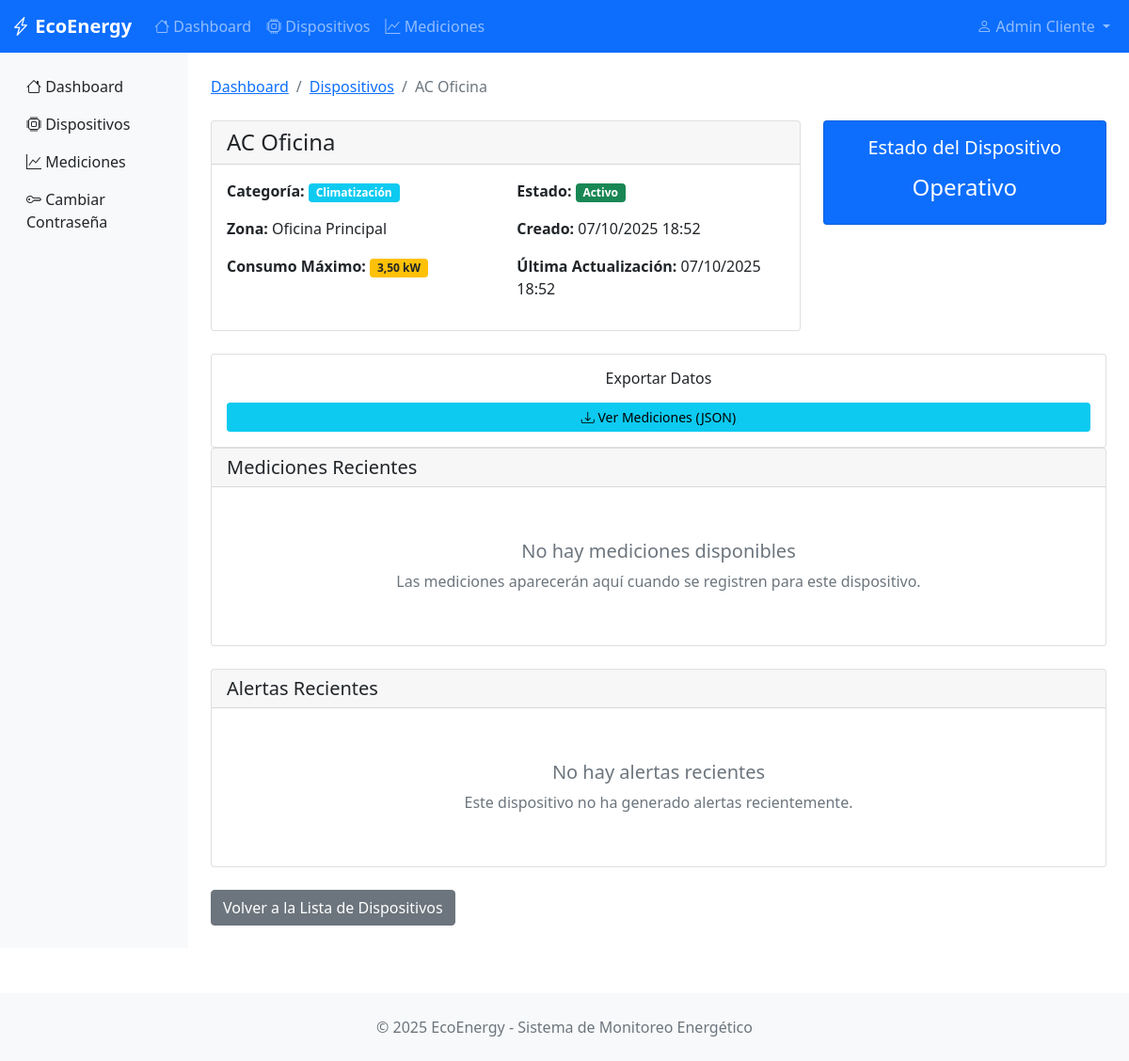
The page /devices/1/ (signed in) on the database its author committed.
### monitoring/models.py (models this page shows, shortened)
class BaseModel(models.Model):
    state = models.CharField(
        max_length=10,
        choices=STATES,
        default='ACTIVE',
        help_text="Estado del registro"
    )
    created_at = models.DateTimeField(
        auto_now_add=True,
        help_text="Fecha de creación"
    )
    updated_at = models.DateTimeField(
        auto_now=True,
        help_text="Fecha de última modificación"
    )
    deleted_at = models.DateTimeField(
        null=True,
        blank=True,
        help_text="Fecha de eliminación (soft delete)"
    )
    class Meta:
        abstract = True  # Esta clase no creará tabla, solo sirve de plantilla

class Device(BaseModel):
    name = models.CharField(max_length=200, help_text="Nombre del dispositivo")
    description = models.TextField(blank=True, help_text="Descripción del dispositivo")
    max_consumption = models.DecimalField(
        max_digits=10,
        decimal_places=2,
        help_text="Consumo máximo permitido (kW)"
    )
    category = models.ForeignKey(
        Category,
        on_delete=models.CASCADE,
        help_text="Categoría del dispositivo"
    )
    zone = models.ForeignKey(
        Zone,
        on_delete=models.CASCADE,
        help_text="Zona donde está ubicado"
    )
    organization = models.ForeignKey(
        Organization,
        on_delete=models.CASCADE,
        help_text="Empresa propietaria"
    )
    imagen = models.ImageField(
        upload_to='dispositivos/',
        null=True,
        blank=True,
        help_text="Imagen del dispositivo"
    )
    class Meta:
        verbose_name = "Device"
        verbose_name_plural = "Devices"

class Category(BaseModel):
    name = models.CharField(max_length=100, help_text="Nombre de la categoría")
    description = models.TextField(blank=True, help_text="Descripción de la categoría")
    organization = models.ForeignKey(
        Organization,
        on_delete=models.CASCADE,
        help_text="Empresa propietaria"
    )
    icon = models.ImageField(
        upload_to='categorias/',
        null=True,
        blank=True,
        help_text="Icono de la categoría"
    )
    class Meta:
        verbose_name = "Category"
        verbose_name_plural = "Categories"

class Zone(BaseModel):
    name = models.CharField(max_length=100, help_text="Nombre de la zona")
    description = models.TextField(blank=True, help_text="Descripción de la zona")
    organization = models.ForeignKey(
        Organization,
        on_delete=models.CASCADE,
        help_text="Empresa propietaria"
    )
    floor_plan = models.ImageField(
        upload_to='zonas/',
        null=True,
        blank=True,
        help_text="Plano de la zona"
    )
    class Meta:
        verbose_name = "Zone"
        verbose_name_plural = "Zones"

### monitoring/views.py (the view)
# urls.py: path('devices/<int:device_id>/', views.device_detail, name='device_detail'),
@login_required
def device_detail(request, device_id):
    organization = get_user_organization(request.user)
    device = get_object_or_404(
        Device,
        id=device_id,
        organization=organization,
        state='ACTIVE'
    )
    measurements = Measurement.objects.filter(
        device=device,
        state='ACTIVE'
    ).order_by('-measurement_date')[:20]
    alerts = Alert.objects.filter(
        device=device,
        state='ACTIVE'
    ).order_by('-created_at')[:10]
    context = {
        'device': device,
        'measurements': measurements,
        'alerts': alerts,
        'organization': organization,
    }
    return render(request, 'monitoring/device_detail.html', context)

### monitoring/views.py (called while the page is built)
def get_user_organization(user):
    if hasattr(user, 'userprofile'):
        return user.userprofile.organization
    return None

### monitoring/templates/monitoring/device_detail.html (shortened to what this page needs)
{% extends 'monitoring/base.html' %}
{% block content %}
<div class="py-4">
    <nav aria-label="breadcrumb" class="mb-4">
        <ol class="breadcrumb">
            <li class="breadcrumb-item"><a href="{% url 'dashboard' %}">Dashboard</a></li>
            <li class="breadcrumb-item"><a href="{% url 'device_list' %}">Dispositivos</a></li>
            <li class="breadcrumb-item active">{{ device.name }}</li>
        </ol>
    </nav>
    <div class="row mb-4">
        <div class="col-md-8">
            <div class="card">
                <div class="card-header">
                    <h4 class="mb-0">{{ device.name }}</h4>
                </div>
                <div class="card-body">
                    <div class="row">
                        <div class="col-md-6">
                            <p><strong>Categoría:</strong>
                                <span class="badge bg-info">{{ device.category.name }}</span>
                            </p>
                            <p><strong>Zona:</strong> {{ device.zone.name }}</p>
                            <p><strong>Consumo Máximo:</strong>
                                <span class="badge bg-warning text-dark">{{ device.max_consumption }} kW</span>
                            </p>
                        </div>
                        <div class="col-md-6">
                            <p><strong>Estado:</strong>
                                {% if device.state == 'ACTIVE' %}
                                    <span class="badge bg-success">Activo</span>
                                {% else %}
                                    <span class="badge bg-secondary">Inactivo</span>
                                {% endif %}
                            </p>
                            <p><strong>Creado:</strong> {{ device.created_at|date:"d/m/Y H:i" }}</p>
                            <p><strong>Última Actualización:</strong> {{ device.updated_at|date:"d/m/Y H:i" }}</p>
                        </div>
                    </div>
                </div>
            </div>
        </div>
        <div class="col-md-4">
            <div class="card bg-primary text-white">
                <div class="card-body text-center">
                    <h5>Estado del Dispositivo</h5>
                    <div class="mt-3">
                        {% if device.state == 'ACTIVE' %}
                            <h4 class="mt-2">Operativo</h4>
                        {% else %}
                            <h4 class="mt-2">Fuera de Servicio</h4>
                        {% endif %}
                    </div>
                </div>
            </div>
        </div>
    </div>
            <div class="card mt-3">
                <div class="card-body text-center">
                    <h6>Exportar Datos</h6>
                    <a href="{% url 'api_measurements' %}?device_id={{ device.id }}"
                       class="btn btn-info btn-sm w-100 mt-2"
                       target="_blank">
                        <i class="bi bi-download"></i>
                        Ver Mediciones (JSON)
                    </a>
                </div>
            </div>
    <div class="row mb-4">
        <div class="col-12">
            <div class="card">
                <div class="card-header">
                    <h5 class="mb-0">Mediciones Recientes</h5>
                </div>
                <div class="card-body">
                    {% if measurements %}
                        <div class="table-responsive">
                            <table class="table table-striped">
                                <thead class="table-dark">
                                    <tr>
                                        <th>Fecha/Hora</th>
                                        <th>Consumo (kW)</th>
                                        <th>Estado</th>
                                        <th>Notas</th>
                                    </tr>
                                </thead>
                                <tbody>
                                    {% for measurement in measurements %}
                                    <tr>
                                        <td>{{ measurement.measurement_date|date:"d/m/Y H:i:s" }}</td>
                                        <td>
                                            {% if measurement.consumption_value > device.max_consumption %}
                                                <span class="badge bg-danger">
                                                    {{ measurement.consumption_value }} kW (EXCEDE)
                                                </span>
                                            {% else %}
                                                <span class="badge bg-success">
                                                    {{ measurement.consumption_value }} kW (NORMAL)
                                                </span>
                                            {% endif %}
                                        </td>
                                        <td>
                                            {% if measurement.state == 'ACTIVE' %}
                                                <span class="badge bg-success">Válida</span>
                                            {% else %}
                                                <span class="badge bg-secondary">Inactiva</span>
                                            {% endif %}
                                        </td>
                                        <td>
                                            {% if measurement.notes %}
                                                {{ measurement.notes|truncatechars:30 }}
                                            {% else %}
                                                <span class="text-muted">Sin notas</span>
                                            {% endif %}
                                        </td>
                                    </tr>
                                    {% endfor %}
                                </tbody>
                            </table>
                        </div>
                    {% else %}
                        <div class="text-center py-4">
                            <h5 class="text-muted mt-3">No hay mediciones disponibles</h5>
                            <p class="text-muted">
                                Las mediciones aparecerán aquí cuando se registren para este dispositivo.
                            </p>
                        </div>
                    {% endif %}
                </div>
            </div>
        </div>
    </div>
    <div class="row">
        <div class="col-12">
            <div class="card">
                <div class="card-header">
                    <h5 class="mb-0">Alertas Recientes</h5>
                </div>
                <div class="card-body">
                    {% if alerts %}
                        {% for alert in alerts %}
                            <div class="alert alert-warning">
                                <h6>{{ alert.severity|title }} - {{ alert.created_at|date:"d/m/Y H:i" }}</h6>
                                <p>{{ alert.message }}</p>
                                <small>
                                    {% if alert.is_resolved %}
                                        Resuelta
                                    {% else %}
                                        Pendiente
                                    {% endif %}
                                </small>
                            </div>
                        {% endfor %}
                    {% else %}
                        <div class="text-center py-4">
                            <h5 class="text-muted mt-3">No hay alertas recientes</h5>
                            <p class="text-muted">Este dispositivo no ha generado alertas recientemente.</p>
                        </div>
                    {% endif %}
                </div>
            </div>
        </div>
    </div>
    <div class="row mt-4">
        <div class="col-12">
            <a href="{% url 'device_list' %}" class="btn btn-secondary">
                Volver a la Lista de Dispositivos
            </a>
        </div>
    </div>
</div>
{% endblock %}

### monitoring/templates/monitoring/base.html (shortened to what this page needs)
<!DOCTYPE html>
<html lang="es">
<head>
    <link href="https://cdnjs.cloudflare.com/ajax/libs/bootstrap/5.1.3/css/bootstrap.min.css" rel="stylesheet">
    <link href="https://cdnjs.cloudflare.com/ajax/libs/bootstrap-icons/1.8.1/font/bootstrap-icons.min.css" rel="stylesheet">
</head>
<body>
    <nav class="navbar navbar-expand-lg navbar-dark bg-primary">
        <div class="container-fluid">
            <a class="navbar-brand" href="{% url 'dashboard' %}">
                <i class="bi bi-lightning-charge"></i>
                EcoEnergy
            </a>
            <div class="collapse navbar-collapse" id="navbarNav">
                {% if user.is_authenticated %}
                <ul class="navbar-nav me-auto">
                    <li class="nav-item">
                        <a class="nav-link" href="{% url 'dashboard' %}">
                            <i class="bi bi-house"></i> Dashboard
                        </a>
                    </li>
                    <li class="nav-item">
                        <a class="nav-link" href="{% url 'device_list' %}">
                            <i class="bi bi-cpu"></i> Dispositivos
                        </a>
                    </li>
                    <li class="nav-item">
                        <a class="nav-link" href="{% url 'measurement_list' %}">
                            <i class="bi bi-graph-up"></i> Mediciones
                        </a>
                    </li>
                </ul>
                <ul class="navbar-nav">
                    <li class="nav-item dropdown">
                        <a class="nav-link dropdown-toggle" href="#" id="navbarDropdown" role="button" data-bs-toggle="dropdown">
                            <i class="bi bi-person"></i>
                            {{ user.get_full_name|default:user.username }}
                        </a>
                    </li>
                </ul>
                {% endif %}
            </div>
        </div>
    </nav>
    <div class="container-fluid">
        <div class="row">
            {% if user.is_authenticated %}
            <nav class="col-md-2 d-none d-md-block sidebar">
                <div class="position-sticky pt-3">
                    <ul class="nav flex-column">
                        <li class="nav-item">
                            <a class="nav-link text-dark" href="{% url 'dashboard' %}">
                                <i class="bi bi-house"></i> Dashboard
                            </a>
                        </li>
                        <li class="nav-item">
                            <a class="nav-link text-dark" href="{% url 'device_list' %}">
                                <i class="bi bi-cpu"></i> Dispositivos
                            </a>
                        </li>
                        <li class="nav-item">
                            <a class="nav-link text-dark" href="{% url 'measurement_list' %}">
                                <i class="bi bi-graph-up"></i> Mediciones
                            </a>
                        </li>
                        <li class="nav-item">
                            <a class="nav-link text-dark" href="{% url 'password_change' %}">
                                <i class="bi bi-key"></i> Cambiar Contraseña
                            </a>
                        </li>
                    </ul>
                </div>
            </nav>
            <main class="col-md-10 ms-sm-auto px-md-4 main-content">
            {% else %}
            <main class="col-12 px-md-4 main-content">
            {% endif %}
                {% block content %}{% endblock %}
            </main>
        </div>
    </div>
    <footer class="bg-light py-4 mt-5">
        <div class="container text-center">
            <p class="text-muted mb-0">
                &copy; 2025 EcoEnergy - Sistema de Monitoreo Energético
            </p>
        </div>
    </footer>
</body>
</html>

### monitoring/templates/monitoring/base.html (style rules this page uses)
.navbar-brand { font-weight: bold; }
.sidebar { min-height: calc(100vh - 56px); background-color: #f8f9fa; }
.main-content { min-height: calc(100vh - 56px); }

### rows shown on the page
Device: name "AC Oficina", category.name "Climatización", zone.name "Oficina Principal", max_consumption "3,50", created_at "07/10/2025 18:52", updated_at "07/10/2025 18:52"

### other values the page prints
{{ user.get_full_name|default:user.username }} "Admin Cliente"
